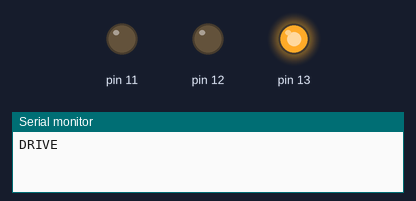
Recording of a sketch running on a simulated Arduino Uno, built with avr-gcc and run on an emulated ATmega328P. Shown: output pins drawn as LEDs (lit = HIGH), the last lines printed to the serial monitor.

Above: at 0.5 s.
At 2.0 s:
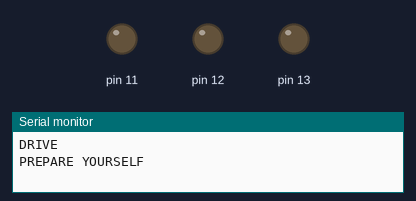
At 5.45 s:
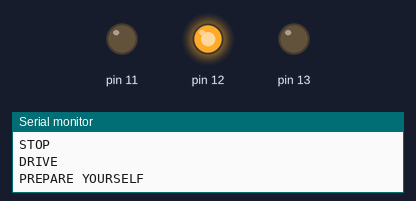
At 6.6 s:
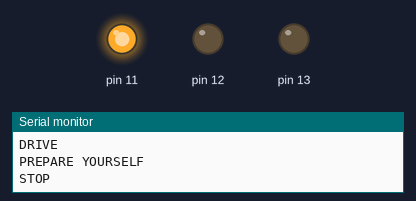
Timing chart, 0 to 8.7 s (numbered marks = the images above):
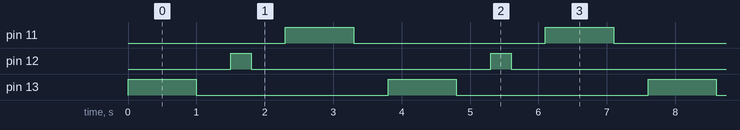

Measured:
- by itself, pin 11, pin 13: alternates HIGH for 1.0 s and LOW for 2.8 s
- by itself, pin 12: alternates HIGH for 0.30 s and LOW for 3.5 s
- by itself, everything shown: repeats every 3.8 s, in 6 steps

The sketch:

traficlight.ino
```cpp
void setup() {
 // initialize digital pins for LED's used to form a trafic light
pinMode(13, OUTPUT);
pinMode(12, OUTPUT);
pinMode(11, OUTPUT);
Serial.begin(115200);
}


void loop() {

digitalWrite(13, HIGH); // turn the green LED on for one second
Serial.println("DRIVE");
delay(1000); // wait for a second
digitalWrite(13, LOW); // turn the green LED off

delay(500); // wait for half a second
digitalWrite(12, HIGH); // turn the yellow LED on for 300 ms to make driver ready to drive
Serial.println("PREPARE YOURSELF");
delay(300); // wait for 300 ms
digitalWrite(12, LOW); // turn the yellow LED off
delay(500); // wait for half a second

digitalWrite(11, HIGH); // turn the red LED on indicating a stop
Serial.println("STOP");
delay(1000); // wait for a second
digitalWrite(11, LOW); // turn the red LED off
delay(500); // wait for half a second

}
```
